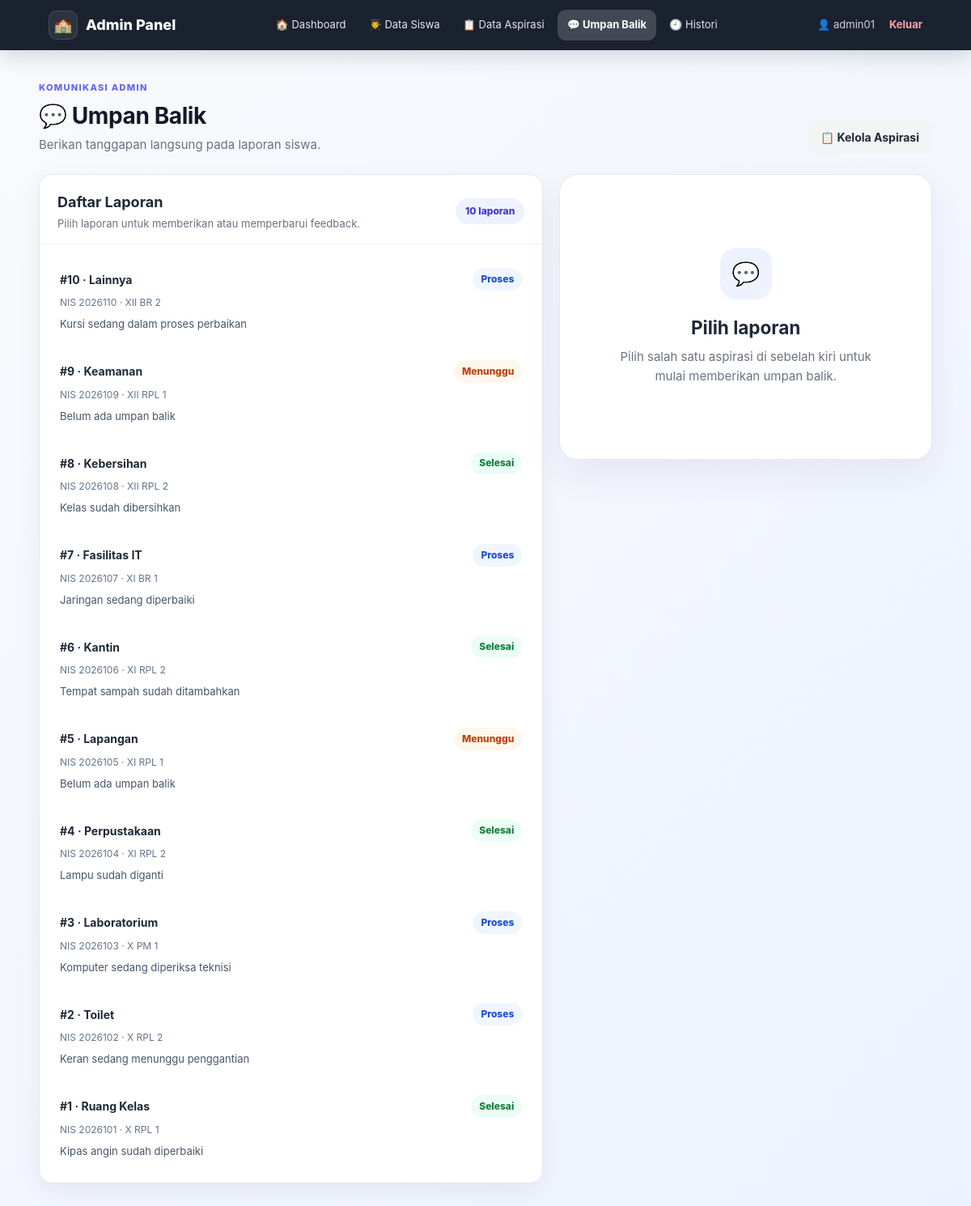
Screenshot of /VIEW/ADMIN/UmpanBalik.php (signed in) with the database file from the repository.
### tables this page shows
CREATE TABLE `aspirasi` (
  `id_aspirasi` int(5) NOT NULL,
  `nis` int(10) NOT NULL,
  `id_admin` int(5) DEFAULT NULL,
  `status` enum('Menunggu','Proses','Selesai') NOT NULL DEFAULT 'Menunggu',
  `id_kategori` int(5) NOT NULL,
  `feedback` varchar(255) DEFAULT NULL,
  `foto` varchar(255) DEFAULT NULL,
  `keterangan` text DEFAULT NULL
);

CREATE TABLE `kategori` (
  `id_kategori` int(5) NOT NULL,
  `ket_kategori` varchar(30) NOT NULL
);

CREATE TABLE `siswa` (
  `nis` int(10) NOT NULL,
  `kelas` varchar(10) NOT NULL,
  `password` varchar(255) NOT NULL DEFAULT ''
);

### MODEL/config.php (called while the page is built)
<?php
return [
    'host'     => 'sql312.infinityfree.com',
    'username' => 'if0_43450748',
    'password' => 'iUnXVzwah8q6ml',
    'database' => 'if0_43450748_sarpas_final',
    'port'     => 3306,
    'charset'  => 'utf8mb4',
];

### MODEL/m_koneksi.php (called while the page is built, shortened)
<?php
class Koneksi
{
    public function __construct()
    {
        $config = require __DIR__ . '/config.php';
        $host = (string) ($config['host'] ?? 'localhost');
        $username = (string) ($config['username'] ?? 'root');
        $password = (string) ($config['password'] ?? '');
        $database = (string) ($config['database'] ?? 'sarpras');
        $port = isset($config['port']) ? (int) $config['port'] : 3306;
        $db = @new mysqli($host, $username, $password, $database, $port);
        $charset = (string) ($config['charset'] ?? 'utf8mb4');
        $this->koneksi = $db;
    }
}

### MODEL/m_umpanbalik.php (called while the page is built, shortened)
<?php
require_once __DIR__.'/m_koneksi.php';
class UmpanBalik {
    private mysqli $db;
    public function __construct(){
        $this->db = (new Koneksi())->koneksi;
    }
    public function getAll(): array {
        $sql = "SELECT a.id_aspirasi, a.nis, s.kelas, a.status, k.ket_kategori,
                       a.feedback, a.id_admin, ad.username
                FROM aspirasi a
                JOIN siswa s ON a.nis = s.nis
                JOIN kategori k ON a.id_kategori = k.id_kategori
                LEFT JOIN admin ad ON a.id_admin = ad.id_admin
                ORDER BY a.id_aspirasi DESC";
        $r = $this->db->query($sql);
        return $r ? $r->fetch_all(MYSQLI_ASSOC) : [];
    }
}

### VIEW/ADMIN/UmpanBalik.php (the view, shortened to what this page needs)
<?php
require_once __DIR__ . '/../../MODEL/m_umpanbalik.php';
require_once __DIR__ . '/../../template/layout.php';
$m = new UmpanBalik();
$data = $m->getAll();
$selectedId = (int) ($_GET['id'] ?? 0);
$selected = $selectedId > 0 ? $m->getById($selectedId) : null;
renderHead('Umpan Balik');
renderNavbar('admin', 'umpan');
?>
<main>
    <div class="page-head">
        <div>
            <span class="eyebrow">Komunikasi Admin</span>
            <h1>💬 Umpan Balik</h1>
            <p>Berikan tanggapan langsung pada laporan siswa.</p>
        </div>
        <a class="btn btn-light" href="v_DataAspirasi.php">📋 Kelola Aspirasi</a>
    </div>
    <div class="feedback-layout">
        <section class="table-card">
            <div class="section-head">
                <div>
                    <h2>Daftar Laporan</h2>
                    <p>Pilih laporan untuk memberikan atau memperbarui feedback.</p>
                </div>
                <span class="count-pill"><?= count($data) ?> laporan</span>
            </div>
            <div class="feedback-list">
                <?php foreach ($data as $r): ?>
                    <?php $id = (int) $r['id_aspirasi']; ?>
                    <a class="feedback-item <?= $selectedId === $id ? 'selected' : '' ?>" href="?id=<?= $id ?>">
                        <div class="feedback-top">
                            <strong>#<?= $id ?> · <?= e($r['ket_kategori']) ?></strong>
                            <?= badgeStatus($r['status']) ?>
                        </div>
                        <div class="feedback-meta">NIS <?= e($r['nis']) ?> · <?= e($r['kelas']) ?></div>
                        <div class="feedback-preview"><?= e($r['feedback'] ?: 'Belum ada umpan balik') ?></div>
                    </a>
                <?php endforeach; ?>
            </div>
        </section>
        <section class="form-card feedback-form">
            <?php if ($selected): ?>
                <span class="eyebrow">Laporan #<?= (int) $selected['id_aspirasi'] ?></span>
                <h2>Berikan Umpan Balik</h2>
                <p class="sub">Tanggapan ini akan tampil pada akun siswa.</p>
                <div class="report-summary">
                    <div><span class="k">NIS</span><b><?= e($selected['nis']) ?></b></div>
                    <div><span class="k">Kelas</span><b><?= e($selected['kelas']) ?></b></div>
                    <div><span class="k">Kategori</span><b><?= e($selected['ket_kategori']) ?></b></div>
                    <div><span class="k">Status</span><b><?= badgeStatus($selected['status']) ?></b></div>
                </div>
                <form method="post" action="../../CONTROLLER/c_umpanbalik.php">
                    <input type="hidden" name="id_aspirasi" value="<?= (int) $selected['id_aspirasi'] ?>">
                    <div class="form-group">
                        <label for="feedback">Umpan Balik</label>
                        <textarea id="feedback" name="feedback" rows="7" maxlength="255"
                                  placeholder="Tulis tanggapan untuk siswa..." required><?= e($selected['feedback'] ?? '') ?></textarea>
                        <small class="hint">Maksimal 255 karakter.</small>
                    </div>
                    <button class="btn btn-primary feedback-submit" type="submit" name="simpan_feedback">💬 Simpan &amp; Kirim Feedback</button>
                </form>
            <?php else: ?>
                <div class="feedback-empty">
                    <div class="empty-icon">💬</div>
                    <h2>Pilih laporan</h2>
                    <p>Pilih salah satu aspirasi di sebelah kiri untuk mulai memberikan umpan balik.</p>
                </div>
            <?php endif; ?>
        </section>
    </div>
</main>
<?php renderFoot(); ?>

### template/layout.php (shortened to what this page needs)
<?php
function e($value): string
{
    return htmlspecialchars((string) $value, ENT_QUOTES, 'UTF-8');
}
function appRoot(): string
{
    return rtrim(dirname(dirname(dirname($_SERVER['SCRIPT_NAME']))), '/');
}
function menuNavigasi(string $role): array
{
    $view = appRoot() . '/VIEW';
    if ($role === 'admin') {
        return [
            'dashboard' => ['🏠 Dashboard',     $view . '/ADMIN/v_dasbord_admin.php'],
            'siswa'     => ['👨‍🎓 Data Siswa',   $view . '/ADMIN/v_DaftarSiswa.php'],
            'aspirasi'  => ['📋 Data Aspirasi', $view . '/ADMIN/v_DataAspirasi.php'],
            'umpan'     => ['💬 Umpan Balik',   $view . '/ADMIN/UmpanBalik.php'],
            'histori'   => ['🕘 Histori',       $view . '/SISWA/v_HistoryAspirasiSiswa.php'],
        ];
    }
    return [
        'dashboard' => ['🏠 Dashboard',      $view . '/SISWA/dasbord_siswa.php'],
        'kirim'     => ['➕ Kirim Aspirasi', $view . '/SISWA/v_form_aspirasi.php'],
        'laporan'   => ['📋 Aspirasi Saya',  $view . '/SISWA/daftar_laporan.php'],
        'histori'   => ['🕘 Histori',        $view . '/SISWA/v_HistoryAspirasiSiswa.php'],
        'profil'    => ['👤 Profil',         $view . '/SISWA/profil_siswa.php'],
    ];
}
function renderHead(string $judul, string $kelasBody = ''): void
{
    $app = appRoot();
    ?>
<!doctype html>
<html lang="id">
<head>
    <link rel="stylesheet" href="<?= e($app) ?>/ASSETS/modern.css">
</head>
<body<?= $kelasBody !== '' ? ' class="' . e($kelasBody) . '"' : '' ?>>
<?php
}
function renderNavbar(string $role, string $aktif): void
{
    $menu = menuNavigasi($role);
    $brand = $role === 'admin' ? 'Admin Panel' : 'Siswa Panel';
    $beranda = $menu['dashboard'][1];
    $logout = appRoot() . '/CONTROLLER/c_auth.php?logout=1';
    if ($role === 'admin') {
        $info = '👤 ' . ($_SESSION['username'] ?? 'Admin');
    } else {
        $info = '🎓 NIS ' . ($_SESSION['nis'] ?? '-') . ' · ' . ($_SESSION['kelas'] ?? '-');
    }
    ?>
<header class="navbar">
    <a class="nav-brand" href="<?= e($beranda) ?>">
        <span class="brand-icon">🏫</span>
        <span><?= e($brand) ?></span>
    </a>
    <nav>
        <ul class="nav-menu">
            <?php foreach ($menu as $kunci => [$label, $url]): ?>
                <li>
                    <a href="<?= e($url) ?>" class="<?= $kunci === $aktif ? 'active' : '' ?>"><?= e($label) ?></a>
                </li>
            <?php endforeach; ?>
        </ul>
    </nav>
    <div class="nav-user">
        <span><?= e($info) ?></span>
        <a class="logout-link" href="<?= e($logout) ?>">Keluar</a>
    </div>
</header>
    <?php
}
function renderFoot(): void
{
    echo "</body>\n</html>\n";
}
function badgeStatus(string $status): string
{
    $kelas = match (strtolower($status)) {
        'proses'  => 'badge-proses',
        'selesai' => 'badge-selesai',
        default   => 'badge-menunggu',
    };
    return '<span class="badge ' . $kelas . '">' . e($status) . '</span>';
}

### rows the page displays
aspirasi: id_aspirasi "10", id_kategori.ket_kategori "Lainnya", status "Proses", nis "2026110", nis.kelas "XII BR 2", feedback "Kursi sedang dalam proses perbaikan"
aspirasi: id_aspirasi "9", id_kategori.ket_kategori "Keamanan", status "Menunggu", nis "2026109", nis.kelas "XII RPL 1", feedback "Belum ada umpan balik"
aspirasi: id_aspirasi "8", id_kategori.ket_kategori "Kebersihan", status "Selesai", nis "2026108", nis.kelas "XII RPL 2", feedback "Kelas sudah dibersihkan"
aspirasi: id_aspirasi "7", id_kategori.ket_kategori "Fasilitas IT", status "Proses", nis "2026107", nis.kelas "XI BR 1", feedback "Jaringan sedang diperbaiki"
aspirasi: id_aspirasi "6", id_kategori.ket_kategori "Kantin", status "Selesai", nis "2026106", nis.kelas "XI RPL 2", feedback "Tempat sampah sudah ditambahkan"
aspirasi: id_aspirasi "5", id_kategori.ket_kategori "Lapangan", status "Menunggu", nis "2026105", nis.kelas "XI RPL 1", feedback "Belum ada umpan balik"
aspirasi: id_aspirasi "4", id_kategori.ket_kategori "Perpustakaan", status "Selesai", nis "2026104", nis.kelas "XI RPL 2", feedback "Lampu sudah diganti"
aspirasi: id_aspirasi "3", id_kategori.ket_kategori "Laboratorium", status "Proses", nis "2026103", nis.kelas "X PM 1", feedback "Komputer sedang diperiksa teknisi"
aspirasi: id_aspirasi "2", id_kategori.ket_kategori "Toilet", status "Proses", nis "2026102", nis.kelas "X RPL 2", feedback "Keran sedang menunggu penggantian"
aspirasi: id_aspirasi "1", id_kategori.ket_kategori "Ruang Kelas", status "Selesai", nis "2026101", nis.kelas "X RPL 1", feedback "Kipas angin sudah diperbaiki"

### other values shown
$brand "Admin Panel"
$label "🏠 Dashboard"
$label "👨‍🎓 Data Siswa"
$label "📋 Data Aspirasi"
$label "💬 Umpan Balik"
$label "🕘 Histori"
$info "👤 admin01"
count($data) "10"
